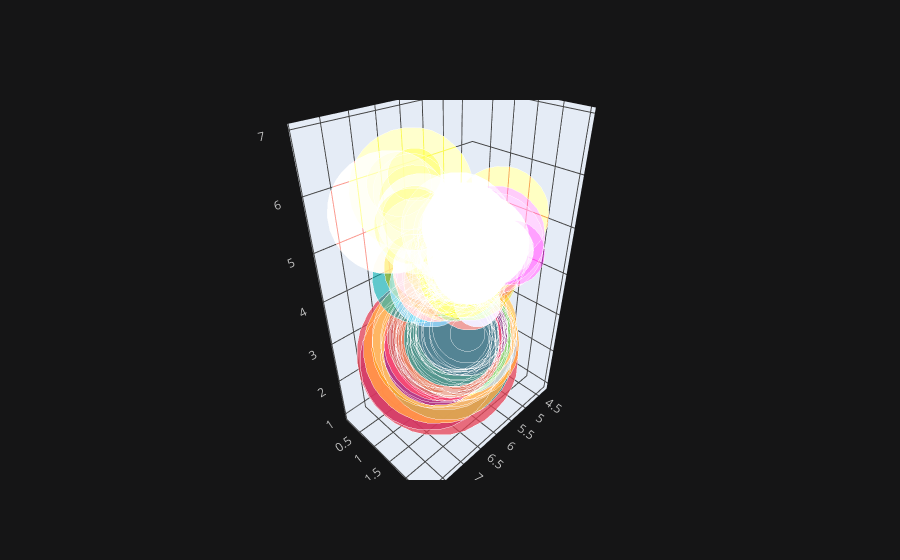

Notebook source saved alongside this figure:
### Code cell
df.iplot(x='sepal_length',y='petal_width',z='petal_length',size='sepal_width',kind='bubble3d')

### Figure 1 — Plotly figure (JSON) as saved in the notebook; plotly's stock layout.template omitted (floating-point values rounded to 4 significant figures; data arrays with more than 128 entries replaced by an {"elided": "..."} marker saying what was removed)
{"data": [{"marker": {"color": {"elided": "150 str values"}, "opacity": 0.8, "size": {"elided": "150 int values"}, "symbol": "circle"}, "mode": "markers", "text": {"elided": "150 str values"}, "type": "scatter3d", "x": {"elided": "150 float values"}, "y": {"elided": "150 float values"}, "z": {"elided": "150 float values"}}], "layout": {"legend": {"bgcolor": "#151516", "font": {"color": "#D9D9D9"}}, "paper_bgcolor": "#151516", "plot_bgcolor": "#151516", "scene": {"xaxis": {"gridcolor": "#434343", "showgrid": true, "tickfont": {"color": "#C2C2C2"}, "title": {"font": {"color": "#D9D9D9"}, "text": ""}, "zerolinecolor": "#666570"}, "yaxis": {"gridcolor": "#434343", "showgrid": true, "tickfont": {"color": "#C2C2C2"}, "title": {"font": {"color": "#D9D9D9"}, "text": ""}, "zerolinecolor": "#666570"}, "zaxis": {"gridcolor": "#434343", "showgrid": true, "tickfont": {"color": "#C2C2C2"}, "title": {"font": {"color": "#D9D9D9"}, "text": ""}, "zerolinecolor": "#666570"}}, "title": {"font": {"color": "#D9D9D9"}}}}
